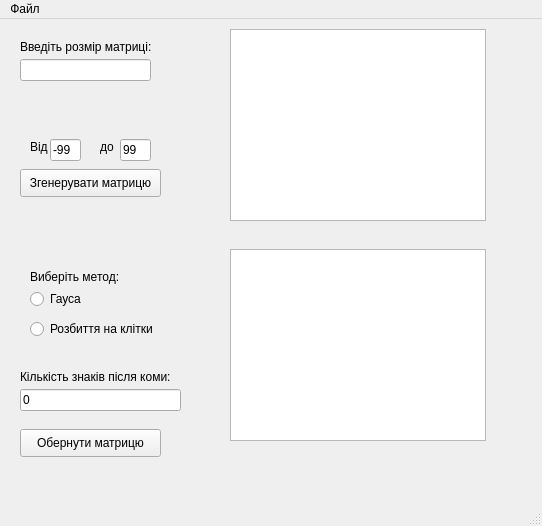
<?xml version="1.0" encoding="UTF-8"?>
<ui version="4.0">
 <class>MainWindow</class>
 <widget class="QMainWindow" name="MainWindow">
  <property name="geometry">
   <rect>
    <x>0</x>
    <y>0</y>
    <width>542</width>
    <height>526</height>
   </rect>
  </property>
  <property name="mouseTracking">
   <bool>true</bool>
  </property>
  <property name="windowTitle">
   <string>MainWindow</string>
  </property>
  <widget class="QWidget" name="centralwidget">
   <widget class="QLabel" name="label">
    <property name="geometry">
     <rect>
      <x>20</x>
      <y>20</y>
      <width>141</width>
      <height>16</height>
     </rect>
    </property>
    <property name="text">
     <string>Введіть розмір матриці:</string>
    </property>
   </widget>
   <widget class="QLineEdit" name="lineEdit">
    <property name="geometry">
     <rect>
      <x>20</x>
      <y>40</y>
      <width>131</width>
      <height>22</height>
     </rect>
    </property>
   </widget>
   <widget class="QPushButton" name="pushButton">
    <property name="geometry">
     <rect>
      <x>20</x>
      <y>150</y>
      <width>141</width>
      <height>28</height>
     </rect>
    </property>
    <property name="text">
     <string>Згенерувати матрицю</string>
    </property>
   </widget>
   <widget class="QLabel" name="label_2">
    <property name="geometry">
     <rect>
      <x>30</x>
      <y>250</y>
      <width>131</width>
      <height>16</height>
     </rect>
    </property>
    <property name="text">
     <string>Виберіть метод:</string>
    </property>
   </widget>
   <widget class="QRadioButton" name="radioButton">
    <property name="geometry">
     <rect>
      <x>30</x>
      <y>270</y>
      <width>95</width>
      <height>20</height>
     </rect>
    </property>
    <property name="text">
     <string>Гауса</string>
    </property>
   </widget>
   <widget class="QRadioButton" name="radioButton_2">
    <property name="geometry">
     <rect>
      <x>30</x>
      <y>300</y>
      <width>141</width>
      <height>20</height>
     </rect>
    </property>
    <property name="mouseTracking">
     <bool>false</bool>
    </property>
    <property name="tabletTracking">
     <bool>false</bool>
    </property>
    <property name="acceptDrops">
     <bool>false</bool>
    </property>
    <property name="toolTipDuration">
     <number>-1</number>
    </property>
    <property name="autoFillBackground">
     <bool>false</bool>
    </property>
    <property name="text">
     <string>Розбиття на клітки</string>
    </property>
    <property name="checkable">
     <bool>true</bool>
    </property>
    <property name="checked">
     <bool>false</bool>
    </property>
   </widget>
   <widget class="QTableWidget" name="tableWidget">
    <property name="geometry">
     <rect>
      <x>230</x>
      <y>10</y>
      <width>256</width>
      <height>192</height>
     </rect>
    </property>
    <attribute name="horizontalHeaderMinimumSectionSize">
     <number>37</number>
    </attribute>
    <attribute name="horizontalHeaderDefaultSectionSize">
     <number>37</number>
    </attribute>
   </widget>
   <widget class="QTableWidget" name="tableWidget_2">
    <property name="geometry">
     <rect>
      <x>230</x>
      <y>230</y>
      <width>256</width>
      <height>192</height>
     </rect>
    </property>
    <attribute name="horizontalHeaderMinimumSectionSize">
     <number>37</number>
    </attribute>
    <attribute name="horizontalHeaderDefaultSectionSize">
     <number>37</number>
    </attribute>
   </widget>
   <widget class="QLineEdit" name="lineEdit_2">
    <property name="geometry">
     <rect>
      <x>50</x>
      <y>120</y>
      <width>31</width>
      <height>22</height>
     </rect>
    </property>
    <property name="text">
     <string>-99</string>
    </property>
   </widget>
   <widget class="QLineEdit" name="lineEdit_3">
    <property name="geometry">
     <rect>
      <x>120</x>
      <y>120</y>
      <width>31</width>
      <height>22</height>
     </rect>
    </property>
    <property name="text">
     <string>99</string>
    </property>
   </widget>
   <widget class="QLabel" name="label_3">
    <property name="geometry">
     <rect>
      <x>30</x>
      <y>120</y>
      <width>21</width>
      <height>16</height>
     </rect>
    </property>
    <property name="text">
     <string>Від</string>
    </property>
   </widget>
   <widget class="QLabel" name="label_4">
    <property name="geometry">
     <rect>
      <x>100</x>
      <y>120</y>
      <width>21</width>
      <height>16</height>
     </rect>
    </property>
    <property name="text">
     <string>до</string>
    </property>
   </widget>
   <widget class="QPushButton" name="pushButton_2">
    <property name="geometry">
     <rect>
      <x>20</x>
      <y>410</y>
      <width>141</width>
      <height>28</height>
     </rect>
    </property>
    <property name="text">
     <string>Обернути матрицю</string>
    </property>
   </widget>
   <widget class="QLineEdit" name="lineEdit_4">
    <property name="geometry">
     <rect>
      <x>20</x>
      <y>370</y>
      <width>161</width>
      <height>22</height>
     </rect>
    </property>
    <property name="text">
     <string>0</string>
    </property>
   </widget>
   <widget class="QLabel" name="label_5">
    <property name="geometry">
     <rect>
      <x>20</x>
      <y>350</y>
      <width>161</width>
      <height>16</height>
     </rect>
    </property>
    <property name="text">
     <string>Кількість знаків після коми:</string>
    </property>
   </widget>
  </widget>
  <widget class="QMenuBar" name="menubar">
   <property name="geometry">
    <rect>
     <x>0</x>
     <y>0</y>
     <width>542</width>
     <height>26</height>
    </rect>
   </property>
   <widget class="QMenu" name="menu">
    <property name="title">
     <string>Файл</string>
    </property>
    <addaction name="action"/>
    <addaction name="action_4"/>
    <addaction name="action_2"/>
    <addaction name="action_5"/>
    <addaction name="action_3"/>
   </widget>
   <addaction name="menu"/>
  </widget>
  <widget class="QStatusBar" name="statusbar"/>
  <action name="action">
   <property name="text">
    <string>Зберегти як</string>
   </property>
  </action>
  <action name="action_2">
   <property name="text">
    <string>Відкрити</string>
   </property>
  </action>
  <action name="action_3">
   <property name="text">
    <string> Вийти</string>
   </property>
  </action>
  <action name="action_4">
   <property name="text">
    <string>Зберегти</string>
   </property>
  </action>
  <action name="action_5">
   <property name="text">
    <string>Статистика </string>
   </property>
  </action>
 </widget>
 <resources/>
 <connections/>
</ui>
